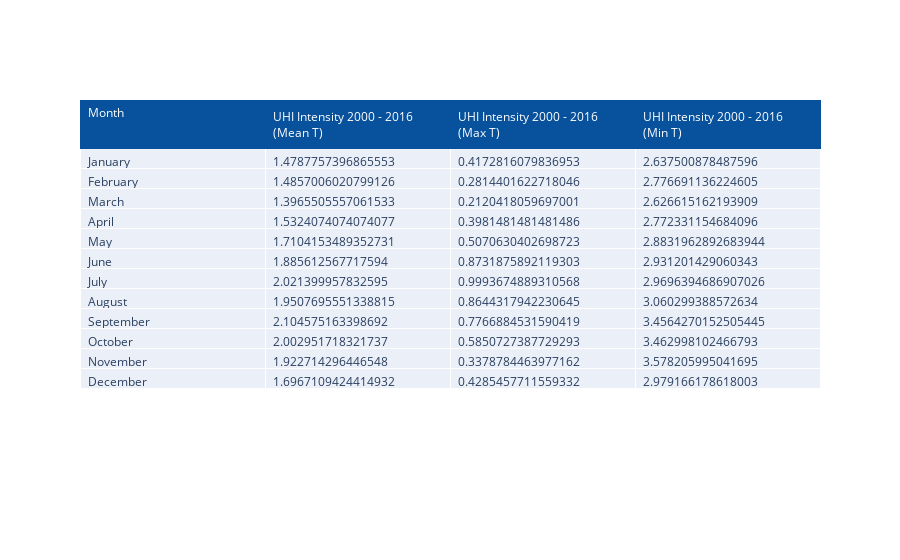

The notebook cell this image was saved under:
### Code cell
df_mean = pd.read_csv("UHI_intensityMean T.csv")
df_max = pd.read_csv("UHI_intensityMaximum T.csv")
df_min = pd.read_csv("UHI_intensityMinimum T.csv")

fig = go.Figure(data=[go.Table(
    header=dict(values=['Month', 'UHI Intensity 2000 - 2016 (Mean T)', 'UHI Intensity 2000 - 2016 (Max T)', 'UHI Intensity 2000 - 2016 (Min T)'],
                line_color='rgb(8, 81, 156)', fill_color='rgb(8, 81, 156)', font=dict(color='white'),
                align='left'),
    cells=dict(values=[df_mean.Month, df_mean.Mean, df_max.Mean, df_min.Mean],
               align='left'))
])

fig.show()

### Figure 1 — Plotly figure (JSON) as saved in the notebook; plotly's stock layout.template omitted (floating-point values rounded to 4 significant figures)
{"data": [{"cells": {"align": "left", "values": [["January", "February", "March", "April", "May", "June", "July", "August", "September", "October", "November", "December"], [1.479, 1.486, 1.397, 1.532, 1.71, 1.886, 2.021, 1.951, 2.105, 2.003, 1.923, 1.697], [0.4173, 0.2814, 0.212, 0.3981, 0.5071, 0.8732, 0.9994, 0.8644, 0.7767, 0.5851, 0.3379, 0.4285], [2.638, 2.777, 2.627, 2.772, 2.883, 2.931, 2.97, 3.06, 3.456, 3.463, 3.578, 2.979]]}, "header": {"align": "left", "fill": {"color": "rgb(8, 81, 156)"}, "font": {"color": "white"}, "line": {"color": "rgb(8, 81, 156)"}, "values": ["Month", "UHI Intensity 2000 - 2016 (Mean T)", "UHI Intensity 2000 - 2016 (Max T)", "UHI Intensity 2000 - 2016 (Min T)"]}, "type": "table"}], "layout": {}}
